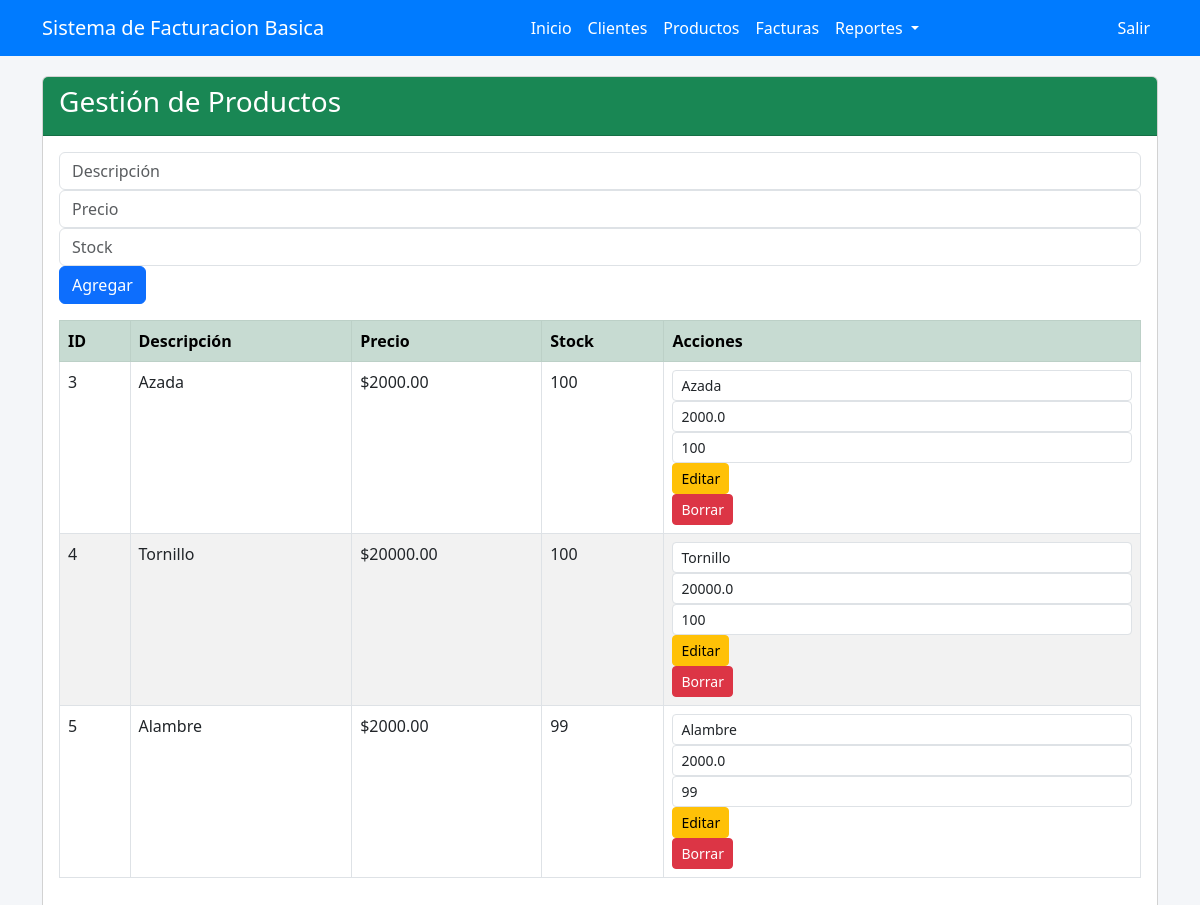
/productos (signed in), run on the app's committed database.
### app.py (models this page shows)
class Producto(db.Model):
    id = db.Column(db.Integer, primary_key=True)
    descripcion = db.Column(db.String(100))
    precio = db.Column(db.Float)
    stock = db.Column(db.Integer)

### app.py (the view)
@app.route('/productos')
@login_required
def productos_view():
    productos = Producto.query.all()
    return render_template('productos.html', productos=productos)

### app.py (called while the page is built)
@login_manager.user_loader
def load_user(user_id):
    return Usuario.query.get(int(user_id))

### templates/productos.html (shortened to what this page needs)
{% extends "base.html" %}
{% block content %}
<div class="card">
  <div class="card-header bg-success text-white">
    <h3 class="card-title">Gestión de Productos</h3>
  </div>
  <div class="card-body">
    <form method="POST" action="{{ url_for('add_producto') }}" class="form-inline mb-3">
      <input type="text" name="descripcion" placeholder="Descripción" class="form-control mr-2" required>
      <input type="number" step="0.01" name="precio" placeholder="Precio" class="form-control mr-2">
      <input type="number" name="stock" placeholder="Stock" class="form-control mr-2">
      <button type="submit" class="btn btn-primary">Agregar</button>
    </form>
    <div class="table-responsive">
      <table class="table table-striped table-bordered">
        <tr class="table-success">
          <th>ID</th><th>Descripción</th><th>Precio</th><th>Stock</th><th>Acciones</th>
        </tr>
        {% for p in productos %}
        <tr>
          <td>{{ p.id }}</td>
          <td>{{ p.descripcion }}</td>
          <td>${{ "%.2f"|format(p.precio) }}</td>
          <td>{{ p.stock }}</td>
          <td>
            <form method="POST" action="{{ url_for('edit_producto', id=p.id) }}" class="form-inline">
              <input type="text" name="descripcion" value="{{ p.descripcion }}" class="form-control form-control-sm mr-1">
              <input type="number" step="0.01" name="precio" value="{{ p.precio }}" class="form-control form-control-sm mr-1">
              <input type="number" name="stock" value="{{ p.stock }}" class="form-control form-control-sm mr-1">
              <button type="submit" class="btn btn-warning btn-sm mr-1">Editar</button>
            </form>
            <a href="{{ url_for('delete_producto', id=p.id) }}"
               class="btn btn-danger btn-sm"
               onclick="return confirm('¿Eliminar producto?')">Borrar</a>
          </td>
        </tr>
        {% endfor %}
      </table>
    </div>
  </div>
</div>
{% endblock %}

### templates/base.html (style rules this page uses)
body { background-color: #f4f6f9; }
.card { margin-top: 20px; }
.table th { background-color: #e9ecef; }

### data on the page
Producto: id "3", descripcion "Azada", precio "2000.00", stock "100", precio "2000.0"
Producto: id "4", descripcion "Tornillo", precio "20000.00", stock "100", precio "20000.0"
Producto: id "5", descripcion "Alambre", precio "2000.00", stock "99", precio "2000.0"
